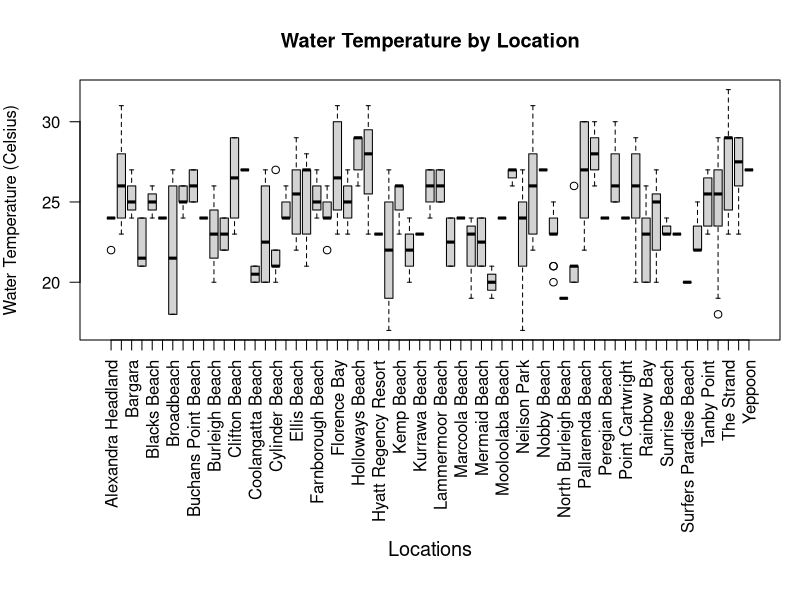
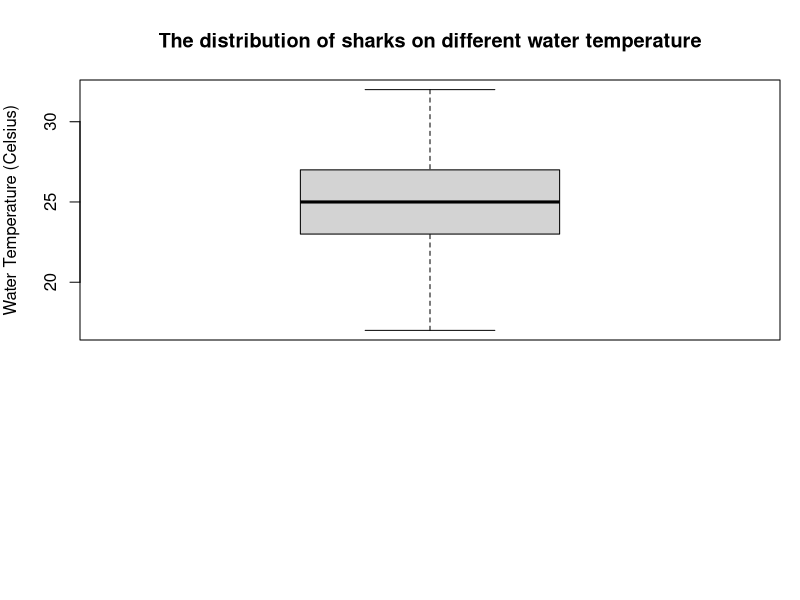
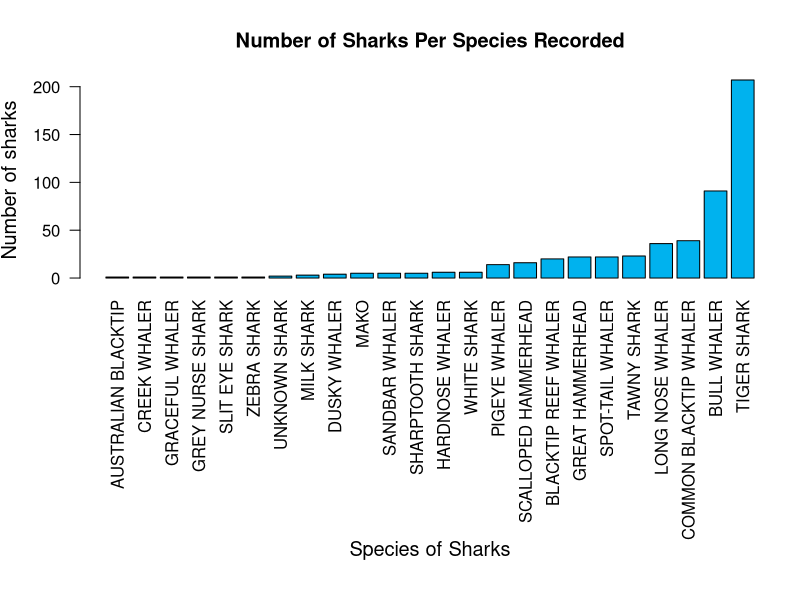
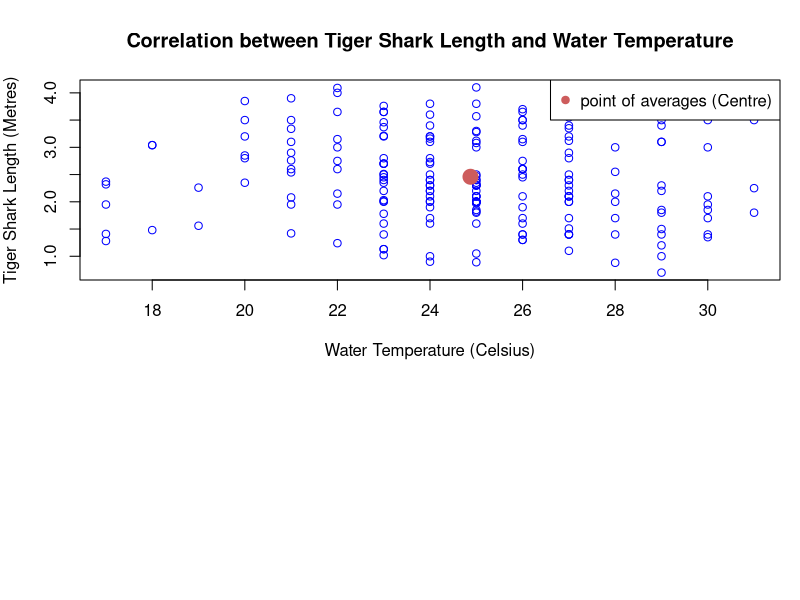
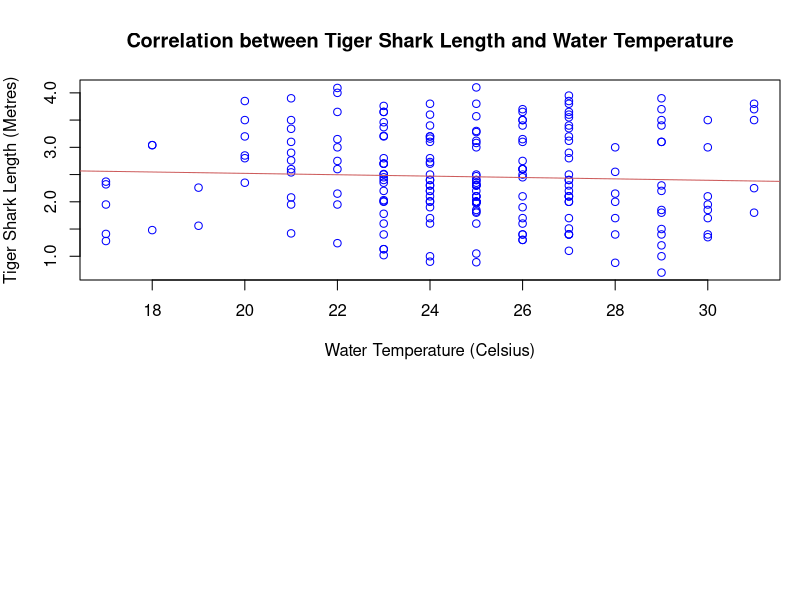

Recreate these plots in R, in order.
## ---- chunk 1
# Calling CSV file "sharks"
sharks = read.csv("sharks.csv")

# Quick look at top 5 rows of data
head(sharks)

## Size of data
dim(sharks)
## ---- chunk 2
## R's classification of data
class(sharks)

## R's classification of variables
str(sharks)
sapply(sharks, class)
## ---- chunk 3
# Graphical and/or numerical summaries
## Summary statistics of water temp only
summary(sharks$Water.Temp..C.)
## ---- chunk 4
## Frequency table showing of sharks perr location recorded
## Table is sorted in increasing order
locationT = sort(table(sharks$Location), increasing = T)
locationT
## ---- chunk 5
## Comparative boxplot showing water temperature where sharks are spotted by location
par(mar = c(13,4,4,1)) #bottom, left, top, right margin
boxplot(sharks$Water.Temp..C. ~ sharks$Location, main = "Water Temperature by Location", ylab = "Water Temperature (Celsius)", xlab = " ", las = 2)
title(xlab = "Locations", line = 10, cex.lab = 1.2)

## ---- chunk 6
## Boxplot showing Distribution of sharks on different water temp
boxplot(sharks$Water.Temp..C., ylab = "Water Temperature (Celsius)", main = "The distribution of sharks on different water temperature")

## Numerical summary of IQR for water temperatures
quantile(as.numeric(sharks$Water.Temp..C.), probs = c(.0, .25, .5, .75, 1), na.rm = TRUE)
## ---- chunk 7
# Graphical and/or numerical summaries
## Frequency table showing number of sharks per species recorded 
## Table is sorted in increasing order
t = sort(table(sharks$Species.Name),increasing = T)
t

## Single barplot showing number of sharks per species recorded
par(mar = c(16,4,4,1))
barplot(t, xlab = "", ylab = "Number of sharks", main = "Number of Sharks Per Species Recorded", las = 2, cex.main = 1.2, cex.lab = 1.2, cex.axis = 1, col = "deepskyblue2")
title(xlab = "Species of Sharks", line = 13, cex.lab = 1.2)

## ---- chunk 8
# extracting subset of Tiger Sharks entries 
tiger = subset(sharks, Species.Name == 'TIGER SHARK')

# Dimensions of subset- 207 rows and 11 columns
dim(tiger)
## ---- chunk 9
# summery statistics showing distribution of data 
summary(tiger$Water.Temp..C.)
summary(tiger$Length..m.)

## ---- chunk 10
# Scatter plot showing relation between tiger shark length and water temp
plot(tiger$Water.Temp..C., tiger$Length..m., main = "Correlation between Tiger Shark Length and Water Temperature", xlab = "Water Temperature (Celsius)", ylab = "Tiger Shark Length (Metres)", col = "blue")

# Point of average (Centre)
points(mean(tiger$Water.Temp..C.), mean(tiger$Length..m.), col = "indianred", pch = 19, cex = 2)
legend("topright", c("point of averages (Centre)"), col = "indianred", pch = 19)

## ---- chunk 11
# Linear regression
## Correlation coefficient 
cor(tiger$Water.Temp..C., tiger$Length..m.)


## ---- chunk 12
## Scatter plot with regression line
plot(tiger$Water.Temp..C., tiger$Length..m., main = "Correlation between Tiger Shark Length and Water Temperature", xlab = "Water Temperature (Celsius)", ylab = "Tiger Shark Length (Metres)", col = "blue")
L = lm(tiger$Length..m. ~ tiger$Water.Temp..C.)
abline(L, col = "indianred")

## ---- chunk 13
## Summary of the liear model
summary(L)

